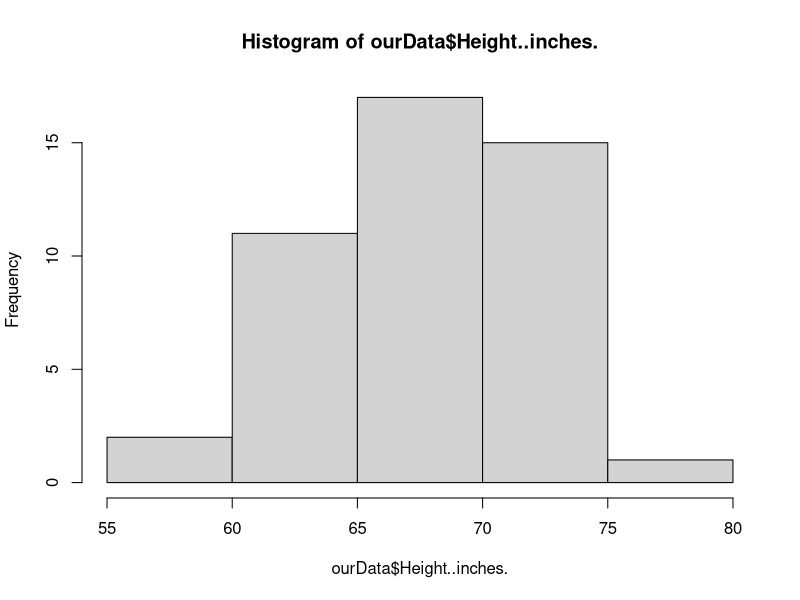
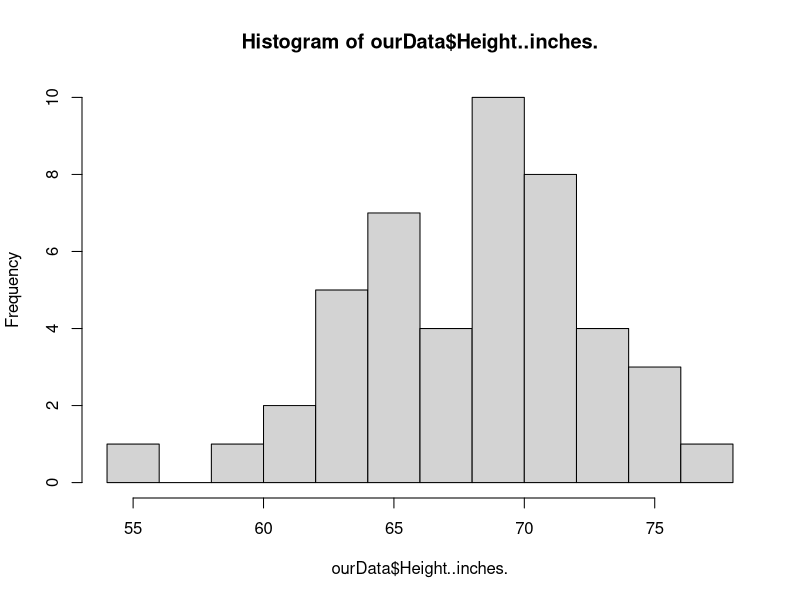
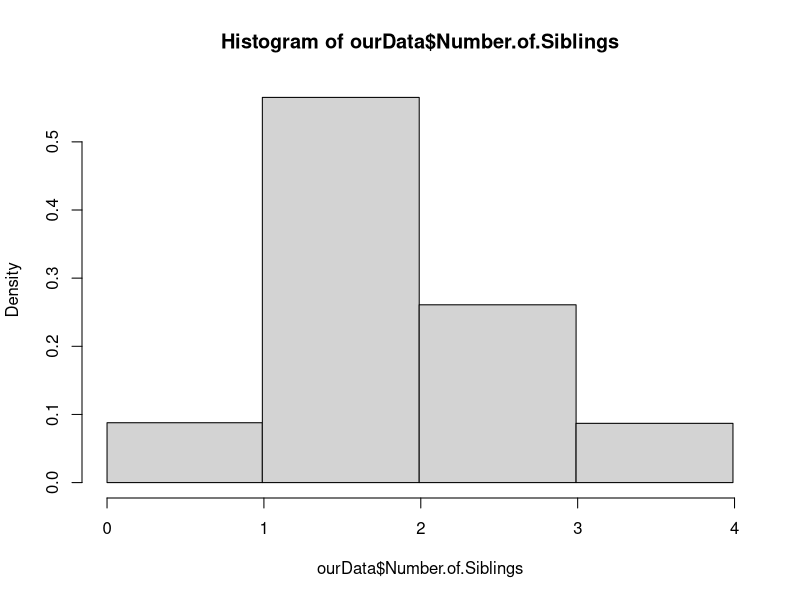
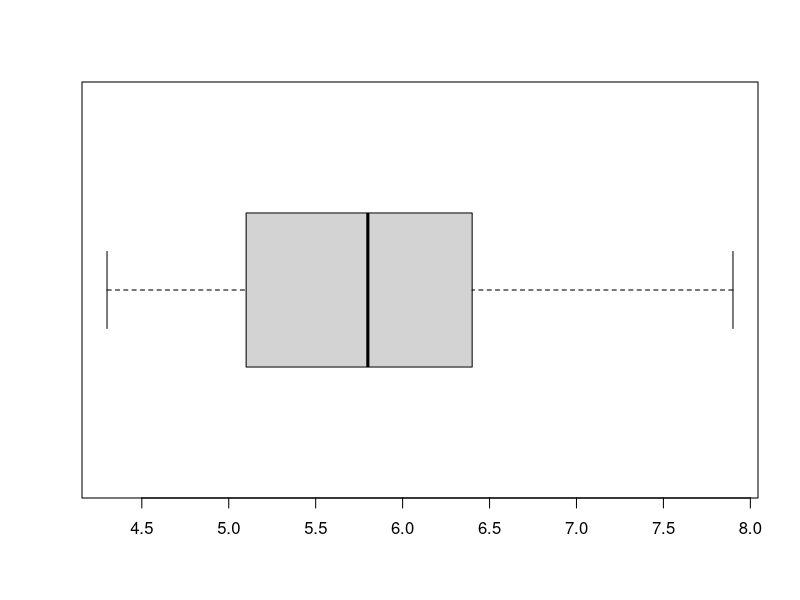
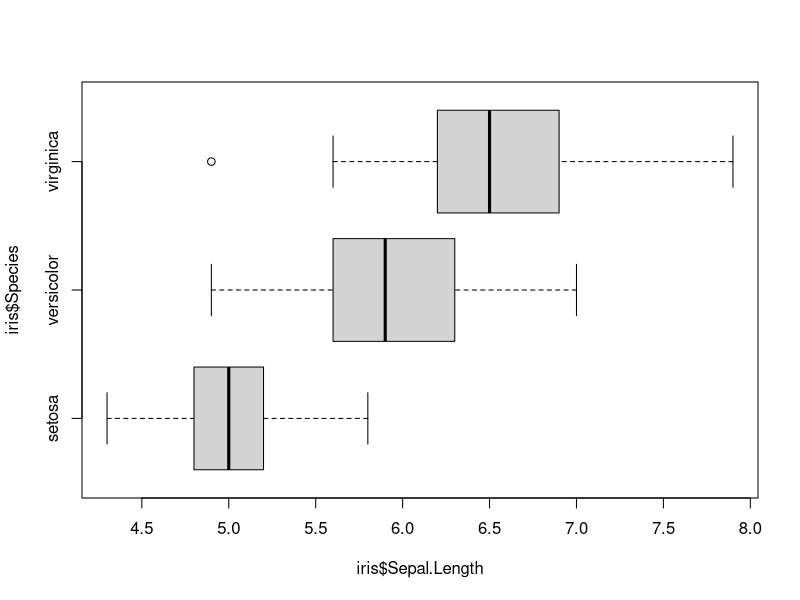
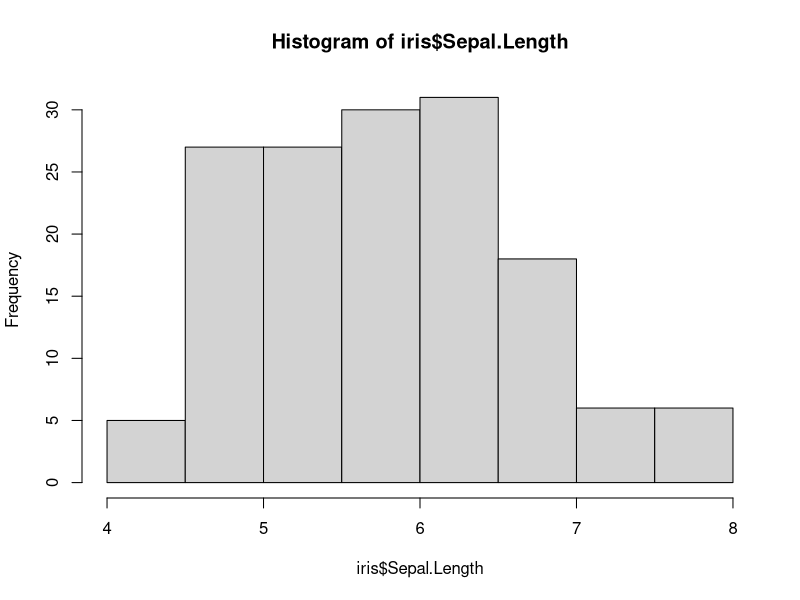
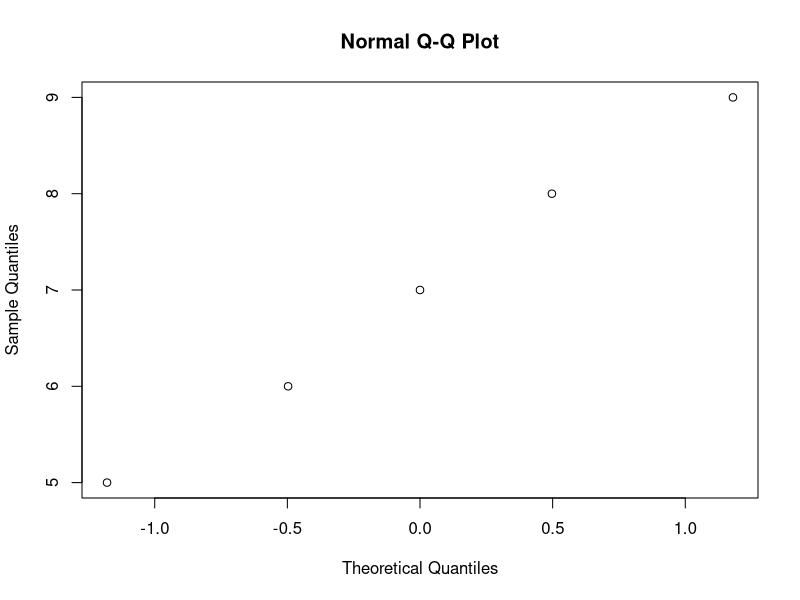
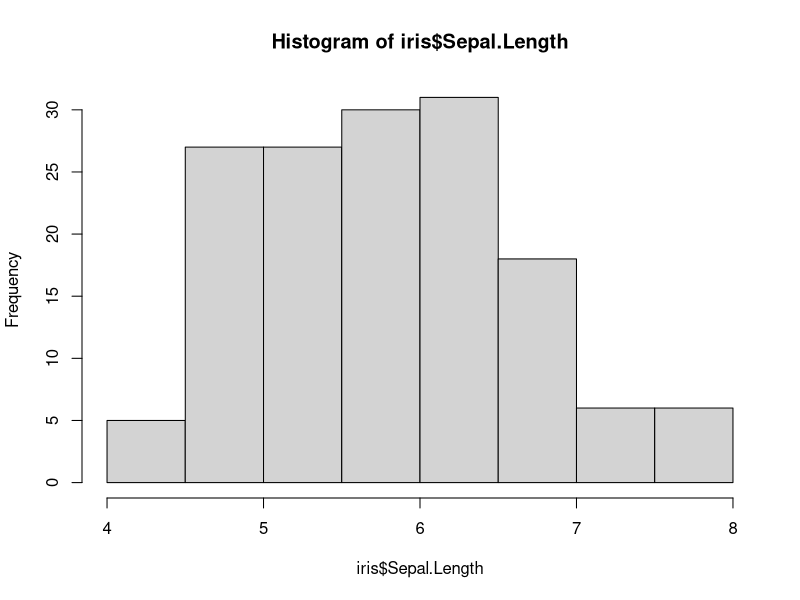

Generate these figures, in order, with R:
## ---- chunk 1

                                                                          #
knitr::opts_chunk$set(echo = TRUE, message = FALSE, warning = FALSE)      #
                                                                          #
library(tidyverse)           #The tidyverse has all of our data tools     #
library(ggthemes)            #ggthemes makes our graphs look nicer        #
                                                                          # 
theme_set(                                #this sets the theme for all    #
  theme_tufte() +                         #plots that we make             #
  theme(text=element_text(family="sans")) + 
  theme(axis.text.x = element_text(angle=-90))                            #
  )                                                                       #
                                                                          #
                                                                          #
                                                                          #

## ---- chunk 2
2+2
## ---- chunk 3
9/15
## ---- chunk 4
ourData <- read.csv("StudentData.csv")
## ---- chunk 5
head(ourData)
## ---- chunk 6
hist(ourData$Height..inches.)
## ---- chunk 7
hist(ourData$Height..inches., breaks = 10)
## ---- chunk 8
hist(ourData$Number.of.Siblings, breaks = c(0,.99,1.99,2.99, 3.99))
## ---- chunk 9
3 - 1.5*5
## ---- chunk 10
8 + 1.5*5
## ---- chunk 11
head(iris)
## ---- chunk 12
boxplot(iris$Sepal.Length, horizontal = T)
## ---- chunk 13
boxplot(iris$Sepal.Length ~ iris$Species, horizontal = T)
## ---- chunk 14
26^3*10^4
## ---- chunk 15
70/2^8
## ---- chunk 16
choose(52,5)
## ---- chunk 17
.01*.95 + .99*.1
## ---- chunk 18
.01*.95/(.01*.95 + .99*.1)
## ---- chunk 19
12/30
## ---- chunk 20
25/115
## ---- chunk 21
3/52
## ---- chunk 22
13/52 * 12/52
## ---- chunk 23
1*1/6 + 2*1/6 + 3*1/6 + 4*1/6 + 5*1/6 + 6*1/6
## ---- chunk 24
(1-3.5)^2*1/6 + (2-3.5)^2*1/6 + (3-3.5)^2*1/6 + (4-3.5)^2*1/6 + (5-3.5)^2*1/6 + (6-3.5)^2*1/6
## ---- chunk 25
sqrt(2.91666666)
## ---- chunk 26
2*120 + 1*160
## ---- chunk 27
2^2 * 5^2 + 1^2 * 7^2
## ---- chunk 28
sqrt(149)
## ---- chunk 29
20*.8^3*.2^3
## ---- chunk 30
1-exp(-5/140)*(5/140)^0/1
## ---- chunk 31
1-exp(-50/140)*(50/140)^0/1
## ---- chunk 32
20^2/25 - 7.5^2/25
## ---- chunk 33
20^3/(12.5*3) - 7.5^3/(12.5*3)
## ---- chunk 34
202.08 - 13.75^2
## ---- chunk 35
1-.9971
## ---- chunk 36
.9693 - .4013
## ---- chunk 37
(65 - 64)/2.4
## ---- chunk 38
(75 - 64)/2.4
## ---- chunk 39
1.645*2.4 + 64
## ---- chunk 40
pnorm(1.49)
## ---- chunk 41
qnorm(.6)
## ---- chunk 42
(70-69)/2.7
## ---- chunk 43
(66-69)/2.7
## ---- chunk 44
pnorm(.37)
## ---- chunk 45
pnorm(-1.11)
## ---- chunk 46
pnorm(.37)-pnorm(-1.11)
## ---- chunk 47
qnorm(.25)
## ---- chunk 48
qnorm(.75)
## ---- chunk 49
-.67*2.7+69
## ---- chunk 50
.67*2.7+69
## ---- chunk 51
70.8-67.2
## ---- chunk 52
100*1/6
## ---- chunk 53
sqrt(100*1/6*5/6)
## ---- chunk 54
(20-16.667)/3.727
## ---- chunk 55
pnorm(.89)
## ---- chunk 56
(17.5-16.667)/3.727
## ---- chunk 57
(16.5-16.667)/3.727
## ---- chunk 58
pnorm(0.22)-pnorm(-0.04)
## ---- chunk 59
(20.5-16.667)/3.727
## ---- chunk 60
(-.5 - 16.667)/3.727
## ---- chunk 61
pnorm(1.03) - pnorm(-4.61)
## ---- chunk 62
pbinom(20,100,1/6)
## ---- chunk 63
pnorm(20,16.667,3.727)
## ---- chunk 64
pnorm(20.5,16.667,3.727)-pnorm(-.5,16.667,3.727)
## ---- chunk 65
1-exp(-2.3) - exp(-2.3)*2.3
## ---- chunk 66
-exp(-2.3*1.5)+1
## ---- chunk 67
head(iris)
## ---- chunk 68
hist(iris$Sepal.Length)
## ---- chunk 69
qnorm(.1)
## ---- chunk 70
qnorm(.3)
## ---- chunk 71
qqnorm(c(5,6,7,8,9))
## ---- chunk 72
hist(iris$Sepal.Length)
## ---- chunk 73
qqnorm(iris$Sepal.Length)
## ---- chunk 74
head(iris)
## ---- chunk 75
hist(iris$Petal.Length)
## ---- chunk 76
qqnorm(iris$Petal.Length)
## ---- chunk 77
(65-64)/2.4
## ---- chunk 78
1-pnorm(.42)
## ---- chunk 79
(65-64)/(2.4/sqrt(10))
## ---- chunk 80
1-pnorm(1.32)
## ---- chunk 81
100*.55
## ---- chunk 82
100*(1-.55)
## ---- chunk 83
(.5 - .55)/sqrt(.55*(1-.55)/100)
## ---- chunk 84
pnorm(-1.01)
## ---- chunk 85
qnorm(.025)
## ---- chunk 86
69-1.96*2.7/sqrt(36)
## ---- chunk 87
69+1.96*2.7/sqrt(36)
## ---- chunk 88
18.2 - 1.96*1.7/sqrt(40)
## ---- chunk 89
18.2 + 1.96*1.7/sqrt(40)
## ---- chunk 90
ourData <- sample(1:6,30, replace=TRUE)

mean(ourData) - .67*sd(ourData)/sqrt(30)
mean(ourData) + .67*sd(ourData)/sqrt(30)

## ---- chunk 91
qnorm(.25)
## ---- chunk 92
qnorm(.005)
## ---- chunk 93
8.2 - 2.58*1.7/sqrt(50)
## ---- chunk 94
8.2 + 2.58*1.7/sqrt(50)
## ---- chunk 95
sample(1:6, 10, replace = T)
## ---- chunk 96
ourData <- sample(1:6, 50, replace = T)
ourData

mean(ourData) - qnorm(.25)*sd(ourData)/sqrt(50)
mean(ourData) + qnorm(.25)*sd(ourData)/sqrt(50)

## ---- chunk 97
2.58*1.7/sqrt(50)
## ---- chunk 98
qnorm(.0005)
## ---- chunk 99
(3.29*1.7/.1)^2
## ---- chunk 100
qt(.025,14)
## ---- chunk 101
65.2 - 1.796*2.5/sqrt(12)
## ---- chunk 102
65.2 + 1.796*2.5/sqrt(12)
## ---- chunk 103
qnorm(.03)
## ---- chunk 104
.53 - 1.88*sqrt(.53*(1-.53)/100)
## ---- chunk 105
.53 + 1.88*sqrt(.53*(1-.53)/100)
## ---- chunk 106
1.88*sqrt(.53*(1-.53)/100)
## ---- chunk 107
.53*(1-.53)*(1.96/.01)^2
